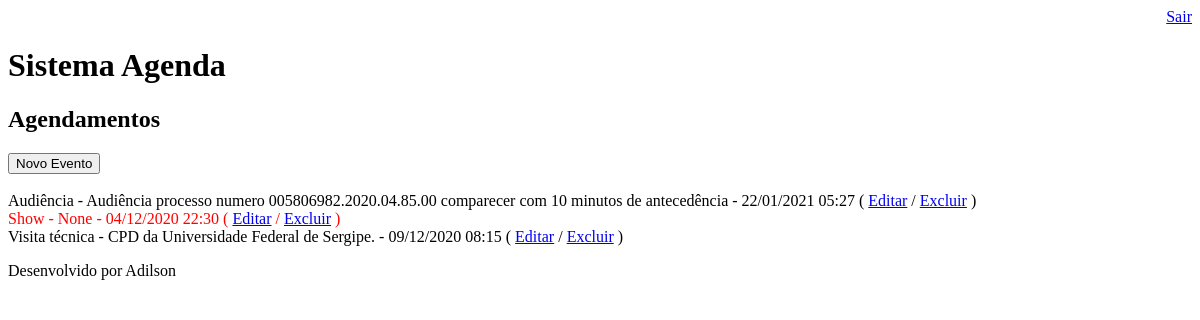
Page /agenda/ (signed in) on the earlier database version.
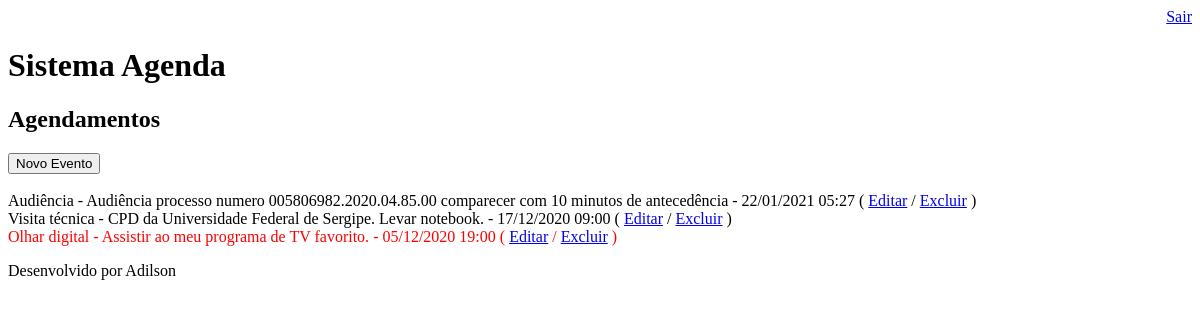
Same page on the later database version.
### core/models.py (models this page shows, shortened)
class Evento(models.Model):  # Criamos a classe que cria a tabela
    titulo = models.CharField(max_length=100)   # Criamos o campo titulo do tipo char  com tamaho 100
    descricao = models.TextField(blank=True, null=True) # Criamos o campo descrição do tipo podendo ser nulo (em branco)
    data_evento = models.DateTimeField(verbose_name='Data do Evento') # Criamos o campo data do evento do tipo Date
    data_criacao = models.DateTimeField(auto_now=True) # Criamos o campo data da criacao com a data corrente
    usuario = models.ForeignKey(User, on_delete=models.CASCADE)  # Se o usuario dono do evento for deletado todos os demais registros referentes a ele serao apagados
    class Meta:
        db_table = 'evento' # Obriga o banco a chamar a tabela evento e não core_evento como padrao.
    def get_data_evento(self):
        return self.data_evento.strftime('%d/%m/%Y %H:%M')
    def get_evento_atrasado(self):
        if self.data_evento < datetime.now():
            return True
        else:
            return False

### core/views.py (the view)
# urls.py: path('agenda/', views.lista_eventos),
@login_required(login_url='/login/')  # Requer login para acessar a pagina
def lista_eventos(request):
    usuario = request.user
    data_atual = datetime.now() # Pegando a data atual
    evento = Evento.objects.filter(usuario=usuario)
    dados = {'eventos': evento}
    return render(request, 'agenda.html', dados)

### templates/agenda.html
{% extends "model-page.html" %}
{% block content %}
    <h2>Agendamentos</h2>
    <a href="evento/">
        <button type="button">Novo Evento</button>
    </a><br><br>
    {% for evento in eventos %}
        <div style={% if evento.get_evento_atrasado %}
            "color:red"
            {% endif %}
            <b> {{ evento.titulo }} - {{ evento.descricao }} - {{ evento.get_data_evento }}
            ( <a href="evento/?id={{ evento.id }}">Editar</a>
            / <a href="evento/delete/{{ evento.id }}/">Excluir</a> )
            </b><br>
        </div>
    {% endfor %}
{% endblock %}

### templates/model-page.html
<!DOCTYPE html>
<html lang="en">
<head>
    {% include "model-header.html" %}
</head>
<body>
    {% block content %}  {% endblock %}
    {% include "model-footer.html" %}
</body>
</html>

### templates/model-header.html (shortened to what this page needs)
    <div align="right">
        <a href="/logout">Sair</a>
    </div>
    <h1>Sistema Agenda</h1>

### templates/model-footer.html
<p> Desenvolvido por Adilson</p>

Differences in the rows shown:
removed Evento: titulo "Show", descricao "None", get_data_evento "04/12/2020 22:30"
changed Evento "Visita técnica": descricao "CPD da Universidade Federal de Sergipe." → "CPD da Universidade Federal de Sergipe. Levar notebook."; get_data_evento "09/12/2020 08:15" → "17/12/2020 09:00"
added Evento: titulo "Olhar digital", descricao "Assistir ao meu programa de TV favorito.", get_data_evento "05/12/2020 19:00"
